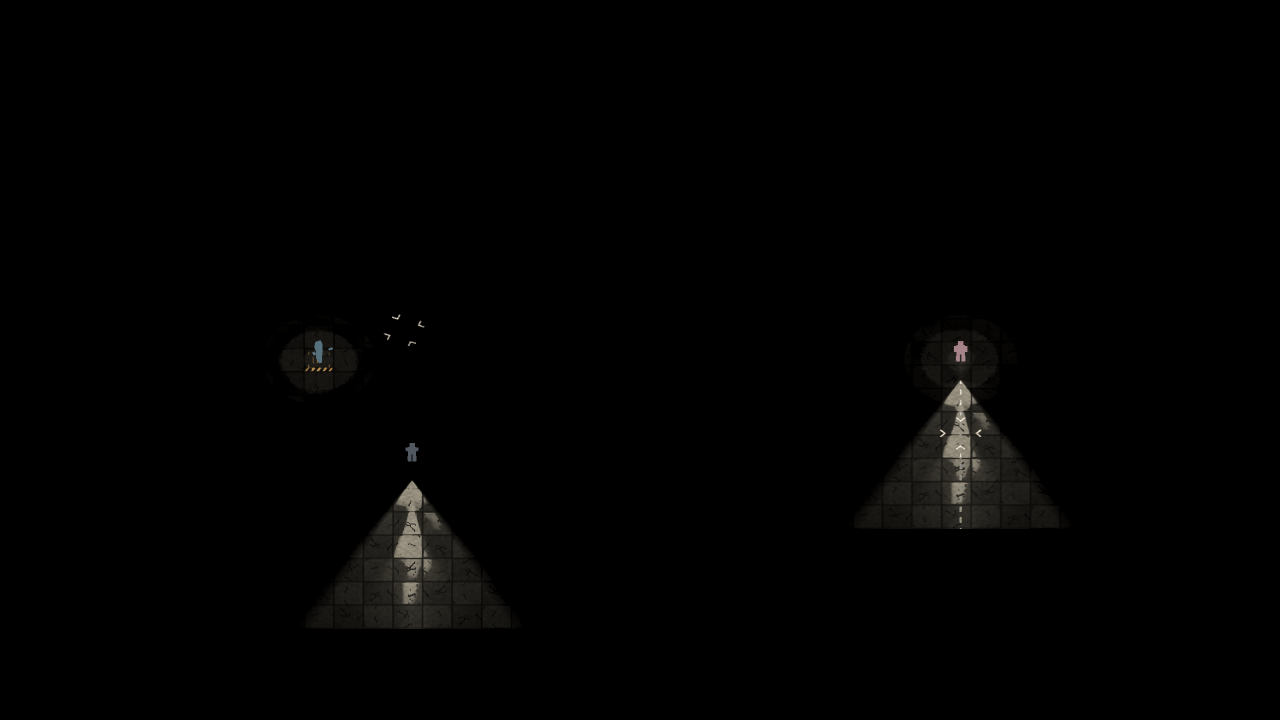
#> input picture docs/iso/captures_iso3a/effacement_a1.png, 2560 x 1440 px (shown at 1/2 size); its folder holds only this picture in this run
$ python planche_iso3a.py
#> lines starting #> are read from the running program, lines starting #| are printed output that depends on the picture
### docs/iso/planche_iso.py
#!/usr/bin/env python3
"""Compression des captures du prototype iso et composition de la planche.

Usage : python3 docs/iso/planche_iso.py [--brut DIR] [--sortie DIR] [--max-ko 400]

Lit DIR/manifeste.json (écrit par capturer_iso.mjs), compresse chaque PNG brut vers
docs/iso/captures/<nom>.png sous --max-ko (palette réduite par paliers : les scènes sont
sombres, 256 couleurs suffisent presque toujours), puis compose docs/iso/planche_iso.jpg :
un bandeau de titre et une grille 3×4 de vignettes 640×360 légendées, sous 1,2 Mo.

Dépendance : Pillow (`pip install pillow`). Légendes : une police TTF système si l'une
de celles de POLICES existe (accents garantis), sinon la police embarquée de Pillow.
"""
import argparse
import io
import json
import os
import sys
import tempfile

from PIL import Image, ImageDraw, ImageFont

ICI = os.path.dirname(os.path.abspath(__file__))
PALIERS = (256, 192, 128, 96, 64)
VIGNETTE = (640, 360)
COLONNES, LIGNES = 3, 4
BANDEAU, LEGENDE, MARGE = 64, 26, 6
ENCRE, PAPIER, AMBRE, MUET = (5, 5, 5), (216, 210, 196), (245, 176, 61), (138, 133, 120)


# Une police système avec les accents : la police embarquée de Pillow n'a pas le latin
# étendu (« Arène » y devient « Ar▯ne »). Candidats Linux puis macOS, sinon repli.
POLICES = (
    "/usr/share/fonts/truetype/dejavu/DejaVuSans.ttf",
    "/usr/share/fonts/truetype/liberation/LiberationSans-Regular.ttf",
    "/usr/share/fonts/truetype/freefont/FreeSans.ttf",
    "/System/Library/Fonts/Supplemental/Arial.ttf",
    "/System/Library/Fonts/Helvetica.ttc",
    "/Library/Fonts/Arial.ttf",
    "C:/Windows/Fonts/arial.ttf",
)


def police(taille):
    for chemin in POLICES:
        if os.path.exists(chemin):
            try:
                return ImageFont.truetype(chemin, taille)
            except OSError:
                continue
    try:
        return ImageFont.load_default(size=taille)
    except TypeError:  # Pillow < 10.1 : police bitmap, taille fixe
        return ImageFont.load_default()


def compresser(source, cible, max_octets):
    """PNG RGB si assez petit, sinon palette réduite jusqu'à passer sous le seuil."""
    im = Image.open(source).convert("RGB")
    tampon = io.BytesIO()
    im.save(tampon, "PNG", optimize=True)
    meilleur, mode = tampon.getvalue(), "RGB"
    if len(meilleur) > max_octets:
        for couleurs in PALIERS:
            q = im.quantize(colors=couleurs, method=Image.Quantize.MEDIANCUT)
            tampon = io.BytesIO()
            q.save(tampon, "PNG", optimize=True)
            meilleur, mode = tampon.getvalue(), "P%d" % couleurs
            if len(meilleur) <= max_octets:
                break
    with open(cible, "wb") as f:
        f.write(meilleur)
    return len(meilleur), mode


# [61 lines left out: functions planche, principal, not called in this run]


# [2 lines that do not run on import are left out]

### docs/iso/planche_iso1.py
#!/usr/bin/env python3
"""Planches d'ISO1 : les quatre pâtes, le noir absolu, et les hauteurs de murs.

Usage : python3 docs/iso/planche_iso1.py [--captures DIR] [--journal FICHIER]

Lit les captures écrites par `tools/banc_iso.gd --jeu` dans docs/iso/captures_iso1/ (les
commandes sont dans la ROADMAP, section ISO1), les compresse sur place sous --max-ko et
compose :

- docs/iso/planche_pate.jpg : « Le cloître », torche allumée, un flash, rendu DANS LE MOTEUR
  en pâtes A, B, C, D et brute ; puis, pour chaque pâte, la capture « lumières éteintes »
  et la valeur maximale relevée par le banc (lue dans --journal), et la vue de dessus
  lumières éteintes pour comparer ;
- docs/iso/planche_iso1.jpg : « default » et « Le cloître » à 52°, murs à 0,65 et 1,0 tuile.

⚠️ Les captures « noir » sont ÉCLAIRCIES pour la planche (×8, légende à l'appui) : noires,
elles ne montreraient rien. Le verdict est le chiffre du banc, jamais l'œil.

Dépendance : Pillow. Police et compression : celles de planche_iso.py.
"""
import argparse
import os
import re
import sys

from PIL import Image, ImageDraw

ICI = os.path.dirname(os.path.abspath(__file__))
sys.path.insert(0, ICI)
from planche_iso import police, compresser, ENCRE, PAPIER, AMBRE, MUET  # noqa: E402

VIGNETTE = (640, 360)
BANDEAU, LEGENDE, MARGE = 70, 44, 6
NOMS_PATES = {
    "A": "A — gravure à l'encre",
    "B": "B — ligne claire",
    "C": "C — trame et encre décalée",
    "D": "D — lavis et pochoir",
    "brute": "brute — la lightmap sans pâte",
}


def vignette(chemin, eclaircir=1):
    im = Image.open(chemin).convert("RGB")
    if eclaircir != 1:
        im = im.point(lambda v: min(255, v * eclaircir))
    im.thumbnail(VIGNETTE, Image.LANCZOS)
    fond = Image.new("RGB", VIGNETTE, ENCRE)
    fond.paste(im, ((VIGNETTE[0] - im.width) // 2, (VIGNETTE[1] - im.height) // 2))
    return fond


def planche(cases, colonnes, titre, sous_titre, sortie, max_ko):
    lignes = (len(cases) + colonnes - 1) // colonnes
    largeur = colonnes * (VIGNETTE[0] + MARGE) + MARGE
    hauteur = BANDEAU + lignes * (VIGNETTE[1] + LEGENDE + MARGE) + MARGE
    toile = Image.new("RGB", (largeur, hauteur), ENCRE)
    d = ImageDraw.Draw(toile)
    d.text((MARGE * 2, 10), titre, font=police(28), fill=AMBRE)
    d.text((MARGE * 2, 44), sous_titre, font=police(16), fill=MUET)
    for i, (chemin, legende, detail, eclaircir) in enumerate(cases):
        x = MARGE + (i % colonnes) * (VIGNETTE[0] + MARGE)
        y = BANDEAU + (i // colonnes) * (VIGNETTE[1] + LEGENDE + MARGE)
        if chemin and os.path.exists(chemin):
            toile.paste(vignette(chemin, eclaircir), (x, y))
        else:
            d.text((x + 20, y + 160), "capture absente", font=police(20), fill=MUET)
        d.text((x + 4, y + VIGNETTE[1] + 3), legende, font=police(17), fill=PAPIER)
        d.text((x + 4, y + VIGNETTE[1] + 23), detail, font=police(14), fill=MUET)
    qualite = 88
    while True:
        toile.save(sortie, "JPEG", quality=qualite, optimize=True)
        if os.path.getsize(sortie) <= max_ko * 1024 or qualite <= 50:
            break
        qualite -= 6
    print("planche %s : %d×%d, %d Ko" % (sortie, largeur, hauteur, os.path.getsize(sortie) // 1024))


# [56 lines left out: functions releves_noir, main, not called in this run]


# [2 lines that do not run on import are left out]

### docs/iso/planche_iso3a.py
#!/usr/bin/env python3
"""Planche d'ISO3a : les corps voxel des dix classes dans la vue iso du duel.

Usage : python3 docs/iso/planche_iso3a.py [--captures DIR] [--journal FICHIER]

Lit les captures écrites par `tools/banc_iso.gd` dans docs/iso/captures_iso3a/ (commandes dans la
ROADMAP, section ISO3a) et le journal du banc, et compose docs/iso/planche_iso3a.jpg :

- ligne 1 : un duel en écran scindé iso, torche de J1 seule puis torche de J2 seule — les corps voxel
  modelés par la lumière 2D, chacun dans la vue de l'autre ;
- ligne 2 : l'effacement du corps de J2 chez J1 — opacité 1, 0,5 et 0 ;
- ligne 3 : le noir absolu et la silhouette de soi — lightmaps noires, vue unique puis écran scindé
  (×8), et le corps retiré du rendu, référence de l'effacement.

⚠️ Les captures « noir » sont ÉCLAIRCIES pour la planche (×8, légende à l'appui). Le verdict est le
chiffre du banc, jamais l'œil.

Dépendance : Pillow. Police, compression et vignettes : celles de planche_iso.py et planche_iso1.py.
"""
import argparse
import os
import re
import sys

ICI = os.path.dirname(os.path.abspath(__file__))
sys.path.insert(0, ICI)
from planche_iso import compresser  # noqa: E402
from planche_iso1 import planche  # noqa: E402


def sections(journal):
    out = {}
    if not journal or not os.path.exists(journal):
        return out
    nom, lignes = None, []
    for l in open(journal, encoding="utf-8", errors="replace").read().split("\n"):
        m = re.match(r"===== (\S+) — ", l)
        if m:
            nom, lignes = m.group(1), []
            continue
        if nom and l.startswith("===== %s rc=" % nom):
            out[nom] = "\n".join(lignes)
            nom = None
            continue
        if nom:
            lignes.append(l)
    return out


def cherche(motif, texte):
    return re.search(motif, texte or "")


def main():
    p = argparse.ArgumentParser()
    p.add_argument("--captures", default=os.path.join(ICI, "captures_iso3a"))
    p.add_argument("--journal", default="")
    p.add_argument("--max-ko", type=int, default=450)
    p.add_argument("--max-planche-ko", type=int, default=1400)
    a = p.parse_args()
    c = a.captures
    for nom in sorted(os.listdir(c)):
        if nom.endswith(".png"):
            compresser(os.path.join(c, nom), os.path.join(c, nom), a.max_ko * 1024)
#> in compresser, im is the input picture: PIL image 2560x1440 RGB; mean R, G, B 1.9, 1.8, 1.5
    s = sections(a.journal)
    cases = []

    for qui in ("j1", "j2"):
        v = cherche(r"BANC_ISO corps verdict=([^\n]+)", s.get("torche_%s" % qui))
        cases.append((os.path.join(c, "torche_%s.png" % qui), "écran scindé iso, torche de %s seule" % qui.upper(),
                      ("corps voxel · %s" % v.group(1)) if v else "relevé absent", 1))
    f = cherche(r"contraste_a_1=(\d+) contraste_a_0.5=(\d+) rapport=([\d.]+) rapport_median=([\d.]+)", s.get("effacement"))
    cases.append((os.path.join(c, "effacement_a1.png"), "effacement : J2 chez J1, opacité 1",
                  ("contraste contre le décor : %s" % f.group(1)) if f else "relevé absent", 1))

    e = cherche(r"ecart_a_0=(\d+) \(tolérance (\d+)\)", s.get("effacement"))
    cases.append((os.path.join(c, "effacement_a05.png"), "le même, opacité 0,5",
                  ("rapport %s, médian %s (attendu 0,50)" % (f.group(3), f.group(4))) if f else "relevé absent", 1))
    cases.append((os.path.join(c, "effacement_a0.png"), "le même, opacité 0",
                  ("écart au décor seul : %s (tolérance %s)" % (e.group(1), e.group(2))) if e else "relevé absent", 1))
    cases.append((os.path.join(c, "effacement_retire.png"), "le même, corps retiré du rendu",
                  "le décor seul, référence de l'écart", 1))

    for vue, titre in (("noir_unique", "vue unique"), ("noir_scinde", "écran scindé")):
        sil = cherche(r"BANC_ISO silhouette verdict=([^(]+)\(([^)]*)\)", s.get(vue))
        noir = cherche(r"BANC_ISO noir pate=\w+ vue=\w+ verdict=([^(]+)", s.get(vue))
        detail = "%s · %s" % (noir.group(1).strip() if noir else "noir absent", sil.group(1).strip() if sil else "silhouette absente")
        cases.append((os.path.join(c, "%s_lightmap_noire.png" % vue), "%s, lightmaps noires (×8)" % titre, detail, 8))
    cases.append((os.path.join(c, "noir_scinde.png"), "écran scindé, lumières éteintes (×8)",
                  "sa silhouette chez soi, rien de l'autre", 8))

    planche(cases, 3, "ISO3a — les corps voxel dans la vue iso",
            "Écran scindé iso · pâte D · dix classes, capteur par fragment, effacement, silhouette de soi",
            os.path.join(ICI, "planche_iso3a.jpg"), a.max_planche_ko)
#> in planche, `toile = Image.new("RGB", (largeur, hauteur), ENCRE)`: toile: PIL image 1944x1306 RGB; every value is 5
#> in planche, `qualite = 88`: qualite = 88
#> the loop in planche, `while True:` made 1 pass
#> pass 1, in planche, `toile.save(sortie, "JPEG", quality=qualite, optimize=True)`:
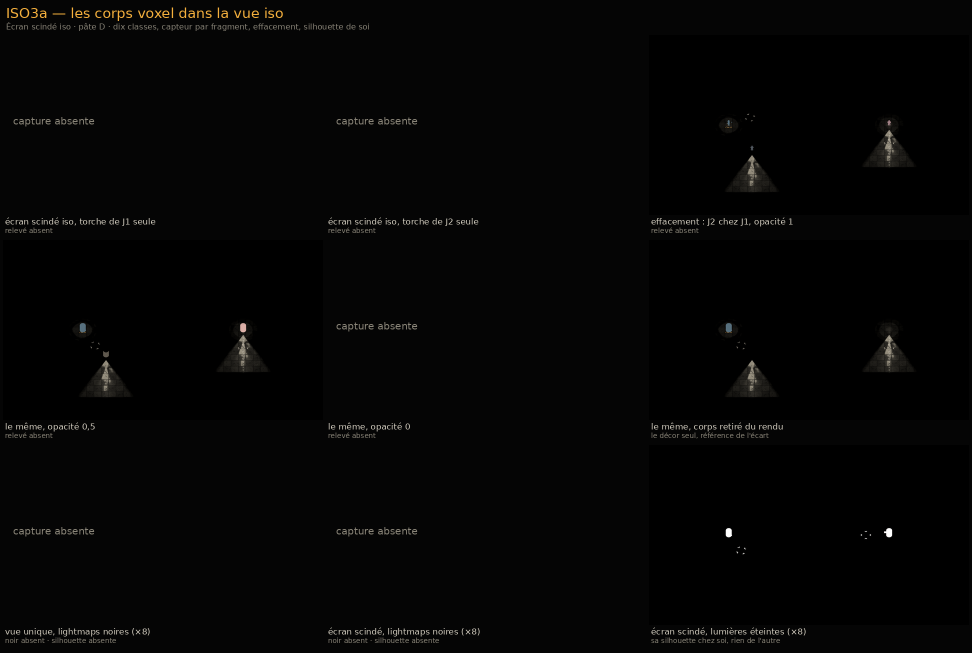
#> saved as planche_iso3a.jpg: PIL image 1944x1306 RGB (shown at 1/2 size); mean R, G, B 5.1, 5, 4.7


if __name__ == "__main__":
    main()
